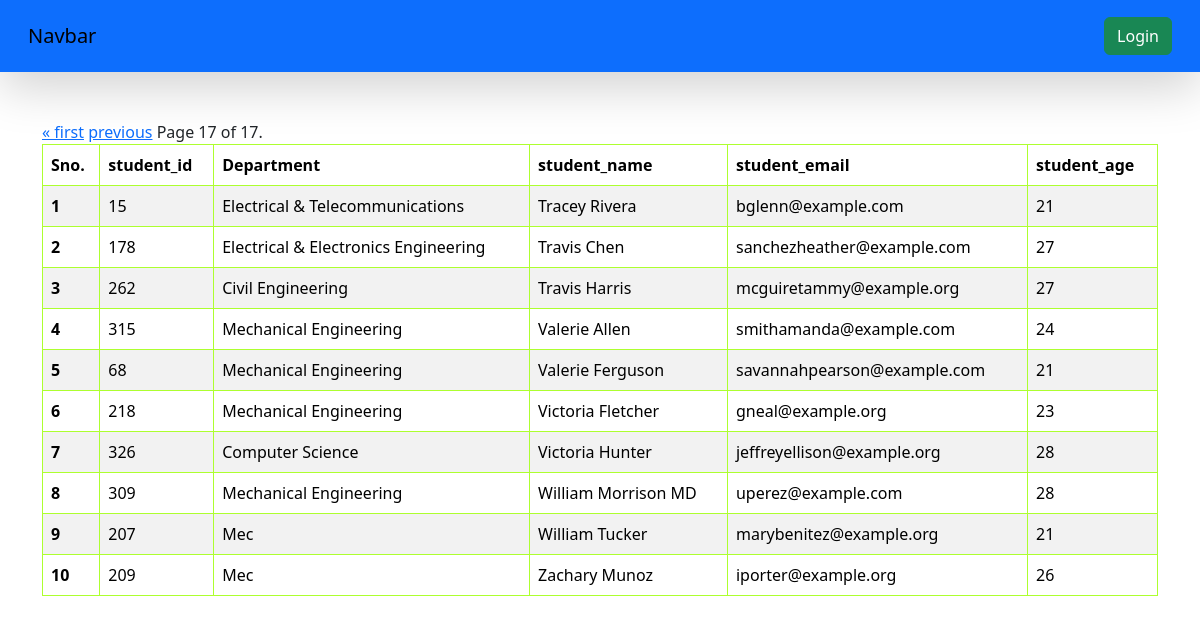
The page /students/?page=17 on the database its author committed.
### polls/models.py (models this page shows, shortened)
class Student(models.Model):
    department = models.ForeignKey(Department, on_delete=models.CASCADE, related_name='students')
    student_id = models.OneToOneField(StudentID, related_name="studentid",on_delete=models.CASCADE)
    student_name = models.CharField(max_length=100)
    student_email = models.EmailField(unique=True)
    student_age = models.IntegerField()
    student_address = models.TextField()
    def __str__(self) -> str:
        return self.student_name
    class Meta:
        ordering = ['student_name']
        verbose_name = 'student'

class Department(models.Model):
    name = models.CharField(max_length=100)
    class Meta:
        ordering = ['name']

### polls/views.py (the view)
# urls.py: path('students/',views.get_students,name='students'),
def get_students(request):
    queryset = Student.objects.all()
    paginator = Paginator(queryset, 20)
    page_number = request.GET.get("page",1)
    page_obj = paginator.get_page(page_number)
    print(page_obj.object_list)
    return render(request, 'report/students.html',{'queryset':page_obj})

### templates/report/students.html (shortened to what this page needs)
{% extends 'polls/base.html' %}
{% block start %}
<div class="container mt-5">
    <table class="table table-striped">
        <thead>
          <tr>
            <th scope="col">Sno.</th>
            <th scope="col">student_id</th>
            <th scope="col">Department</th>
            <th scope="col">student_name</th>
            <th scope="col">student_email</th>
            <th scope="col">student_age</th>
          </tr>
        </thead>
        <tbody>
            {% for student in queryset %}
          <tr>
            <th scope="row">{{ forloop.counter }}</th>
            <td>{{ student.id }}</td>
            <td>{{ student.department.name }}</td>
            <td>{{ student.student_name }}</td>
            <td>{{ student.student_email }}</td>
            <td>{{ student.student_age }}</td>
          </tr>
            {% endfor %}
            <div class="pagination">
                <span class="step-links">
                    {% if queryset.has_previous %}
                        <a href="?page=1">&laquo; first</a>
                        <a href="?page={{ queryset.previous_page_number }}">previous</a>
                    {% endif %}
                    <span class="current">
                        Page {{ queryset.number }} of {{ queryset.paginator.num_pages }}.
                    </span>
                </span>
            </div>
        </tbody>
    </table>
</div>
{% endblock %}

### templates/polls/base.html (style rules this page uses)
table, th, td { border: 1px solid greenyellow; }

### rows shown on the page
Student: id "15", department.name "Electrical & Telecommunications", student_name "Tracey Rivera", student_email "bglenn@example.com", student_age "21"
Student: id "178", department.name "Electrical & Electronics Engineering", student_name "Travis Chen", student_email "sanchezheather@example.com", student_age "27"
Student: id "262", department.name "Civil Engineering", student_name "Travis Harris", student_email "mcguiretammy@example.org", student_age "27"
Student: id "315", department.name "Mechanical Engineering", student_name "Valerie Allen", student_email "smithamanda@example.com", student_age "24"
Student: id "68", department.name "Mechanical Engineering", student_name "Valerie Ferguson", student_email "savannahpearson@example.com", student_age "21"
Student: id "218", department.name "Mechanical Engineering", student_name "Victoria Fletcher", student_email "gneal@example.org", student_age "23"
Student: id "326", department.name "Computer Science", student_name "Victoria Hunter", student_email "jeffreyellison@example.org", student_age "28"
Student: id "309", department.name "Mechanical Engineering", student_name "William Morrison MD", student_email "uperez@example.com", student_age "28"
Student: id "207", department.name "Mec", student_name "William Tucker", student_email "marybenitez@example.org", student_age "21"
Student: id "209", department.name "Mec", student_name "Zachary Munoz", student_email "iporter@example.org", student_age "26"

### other values the page prints
{{ queryset.number }} "17"
{{ queryset.paginator.num_pages }} "17"
